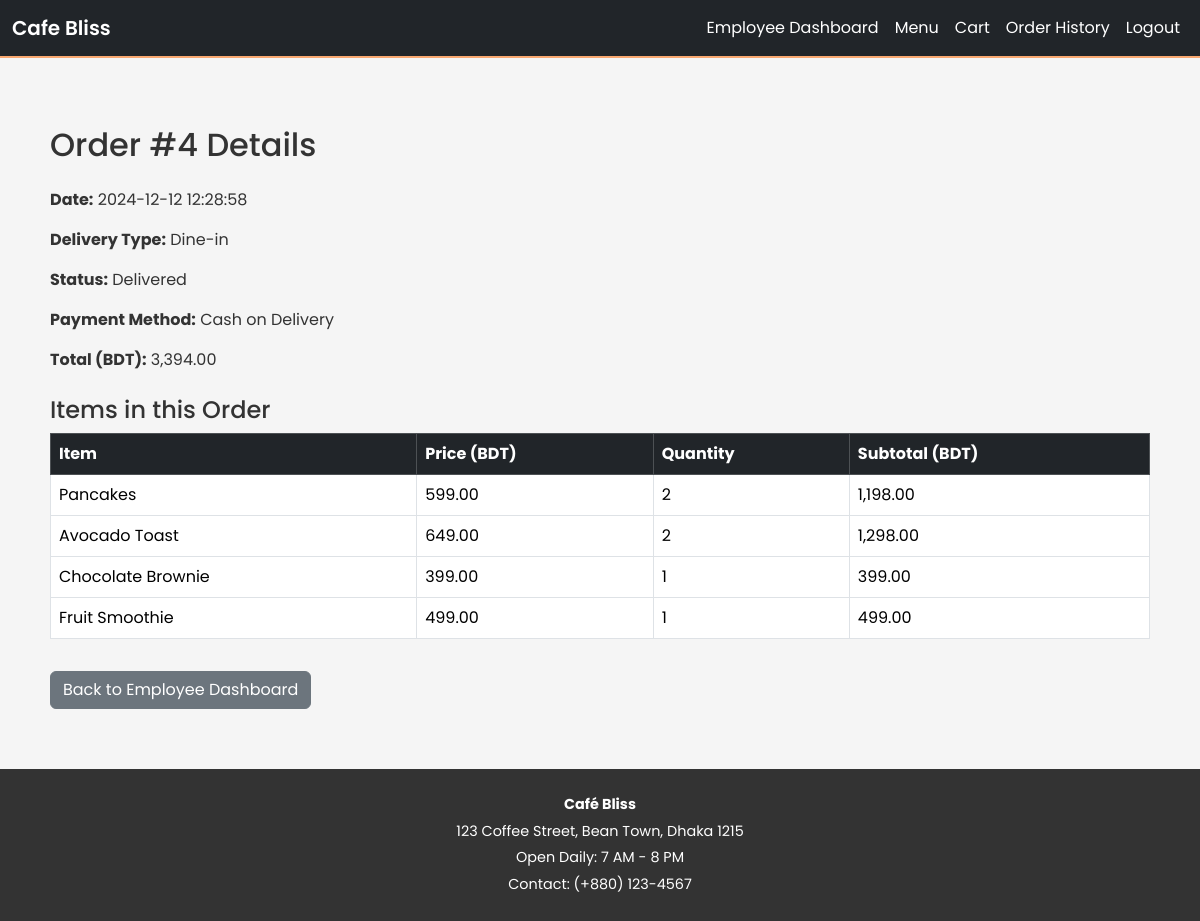
The page /order_details.php?order_id=4 (signed in) on the database its author committed.
### tables this page shows
CREATE TABLE `orders` (
  `order_id` int(11) NOT NULL,
  `user_id` int(11) UNSIGNED NOT NULL,
  `order_date` timestamp NOT NULL DEFAULT current_timestamp(),
  `delivery_type` enum('Dine-in','Pickup','Delivery') NOT NULL,
  `order_status` varchar(50) NOT NULL DEFAULT '''Pending''',
  `payment_method` enum('Cash on Delivery','Bank Transfer','Bkash') NOT NULL,
  `total_amount` decimal(10,2) NOT NULL,
  `delivery_address` varchar(255) DEFAULT NULL,
  `delivery_person` varchar(100) DEFAULT NULL,
  `modified_by` int(11) DEFAULT NULL
);

CREATE TABLE `order_items` (
  `order_item_id` int(11) NOT NULL,
  `order_id` int(11) NOT NULL,
  `item_id` int(11) NOT NULL,
  `quantity` int(11) NOT NULL,
  `price` decimal(10,2) NOT NULL
);

CREATE TABLE `menu_items` (
  `item_id` int(11) NOT NULL,
  `category_id` int(11) NOT NULL,
  `item_name` varchar(100) NOT NULL,
  `description` text NOT NULL,
  `price` decimal(10,2) NOT NULL,
  `availability_status` tinyint(1) NOT NULL DEFAULT 1,
  `stock_quantity` int(11) NOT NULL DEFAULT 0,
  `created_at` timestamp NOT NULL DEFAULT current_timestamp(),
  `image_path` varchar(255) NOT NULL
);

### html/order_details.php (the view, shortened to what this page needs)
<?php
$order_id = (int)$_GET['order_id'];
require '../php/db_connect.php';
$stmt = $conn->prepare("SELECT order_id, user_id, order_date, delivery_type, order_status, payment_method, total_amount, delivery_address
FROM orders WHERE order_id = ?");
$stmt->bind_param("i", $order_id);
$stmt->execute();
$order_result = $stmt->get_result();
$order = $order_result->fetch_assoc();
$stmt = $conn->prepare("SELECT oi.item_id, oi.quantity, oi.price, m.item_name
FROM order_items oi
JOIN menu_items m ON oi.item_id = m.item_id
WHERE oi.order_id = ?");
$stmt->bind_param("i", $order_id);
$stmt->execute();
$items_result = $stmt->get_result();
$order_items = [];
while ($row = $items_result->fetch_assoc()) {
    $order_items[] = $row;
}
?>
<!DOCTYPE html>
<html lang="en">
<head>
    <link rel="stylesheet" href="../bootstrap-5.3.3-dist/css/bootstrap.min.css">
    <link rel="stylesheet" href="../css/global.css">
</head>
<body>
    <?php include 'navbar.php'; ?>
    <div class="container mt-5">
        <h2 class="mb-4">Order #<?php echo $order_id; ?> Details</h2>
        <p><strong>Date:</strong> <?php echo htmlspecialchars($order['order_date']); ?></p>
        <p><strong>Delivery Type:</strong> <?php echo htmlspecialchars($order['delivery_type']); ?></p>
        <p><strong>Status:</strong> <?php echo htmlspecialchars($order['order_status']); ?></p>
        <p><strong>Payment Method:</strong> <?php echo htmlspecialchars($order['payment_method']); ?></p>
        <p><strong>Total (BDT):</strong> <?php echo number_format($order['total_amount'], 2); ?></p>
        <h4 class="mt-4">Items in this Order</h4>
        <table class="table table-bordered">
            <thead class="table-dark">
                <tr>
                    <th>Item</th>
                    <th>Price (BDT)</th>
                    <th>Quantity</th>
                    <th>Subtotal (BDT)</th>
                </tr>
            </thead>
            <tbody>
                <?php foreach ($order_items as $i): ?>
                    <tr>
                        <td><?php echo htmlspecialchars($i['item_name']); ?></td>
                        <td><?php echo htmlspecialchars($i['price']); ?></td>
                        <td><?php echo $i['quantity']; ?></td>
                        <td><?php echo number_format($i['price'] * $i['quantity'], 2); ?></td>
                    </tr>
                <?php endforeach; ?>
            </tbody>
        </table>
        <a href="employee_dashboard.php" class="btn btn-secondary mt-3">Back to Employee Dashboard</a>
    </div>
    <div class="footer">
        <p><strong>Café Bliss</strong></p>
        <p>123 Coffee Street, Bean Town, Dhaka 1215</p>
        <p>Open Daily: 7 AM - 8 PM</p>
        <p>Contact: (+880) 123-4567</p>
    </div>
</body>
</html>

### css/global.css (style rules this page uses)
:root { --primary-color: #F9A870; --primary-hover: #f38b5d; --bg-color: #F5F5F5; --text-color: #333; --border-radius: 8px; --transition-speed: 0.3s; --box-shadow: 0 2px 8px rgba(0,0,0,0.1); }
body { font-family: 'Poppins', sans-serif; background-color: var(--bg-color); color: var(--text-color); margin: 0; padding: 0; }
.container { padding: 20px; }
h1, h2, h3, h4, h5 { color: var(--text-color); font-weight: 500; }
.footer { background-color: var(--text-color); color: #fff; padding: 20px; text-align: center; font-size: 0.9em; margin-top: 40px; }
.footer p { margin: 5px 0; }
.fade-in { opacity: 0; animation: fadeInAnim var(--transition-speed) forwards; }

### rows shown on the page
orders: order_date "2024-12-12 12:28:58", delivery_type "Dine-in", order_status "Delivered", payment_method "Cash on Delivery", total_amount "3,394.00"
order_items: item.item_name "Pancakes", price "599.00", quantity "2", $i['price'] * $i['quantity'] "1,198.00"
order_items: item.item_name "Avocado Toast", price "649.00", quantity "2", $i['price'] * $i['quantity'] "1,298.00"
order_items: item.item_name "Chocolate Brownie", price "399.00", quantity "1", $i['price']*$i['quantity'] "399.00"
order_items: item.item_name "Fruit Smoothie", price "499.00", quantity "1", $i['price']*$i['quantity'] "499.00"

### other values the page prints
$order_id "4"
